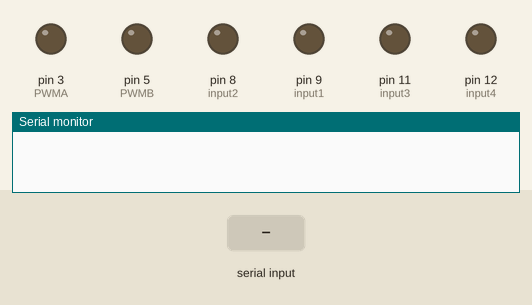
The sketch below on a simulated Arduino Uno, built with avr-gcc and run on an emulated ATmega328P. On the bench: output pins drawn as LEDs (lit = HIGH), the last lines printed to the serial monitor. The test bench sets the inputs (shaded band).

Above: at 1.2 s.
1.3 s: "1\n" received over the second serial link
At 2.3 s:
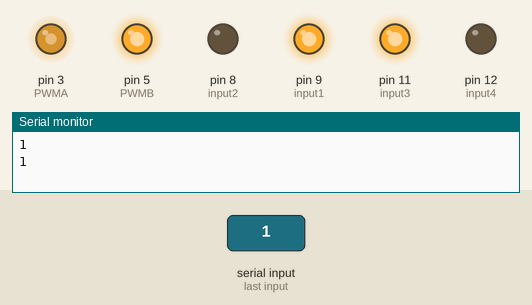
2.8 s: "3\n" received over the second serial link
At 3.4 s:
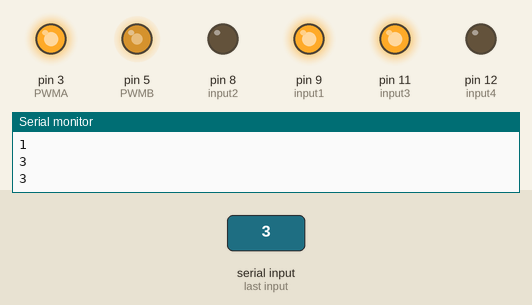
4.3 s: "2\n" received over the second serial link
At 5.5 s:
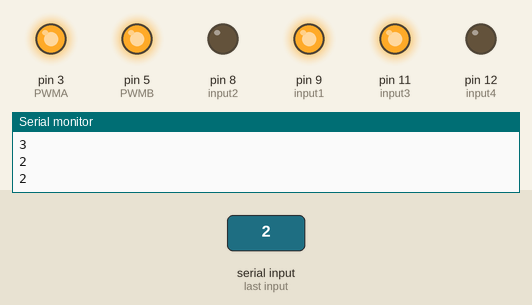
5.8 s: "4\n" received over the second serial link
At 6.9 s:
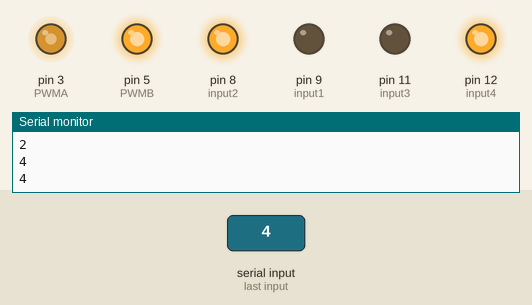
7.3 s: "5\n" received over the second serial link
At 8.0 s:
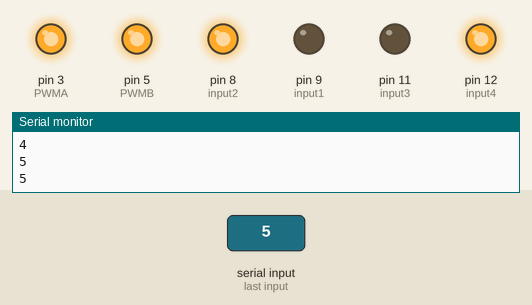
8.8 s: "90,45\n" received over the second serial link
At 9.2 s:
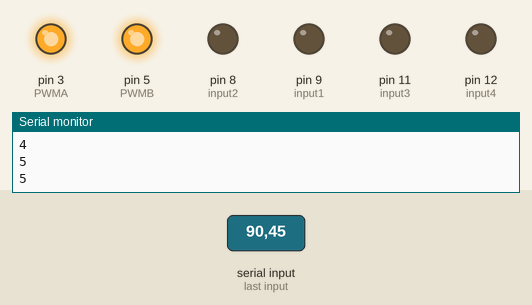
Timing chart, 0 to 11.3 s (numbered marks = the images above; inputs shaded):
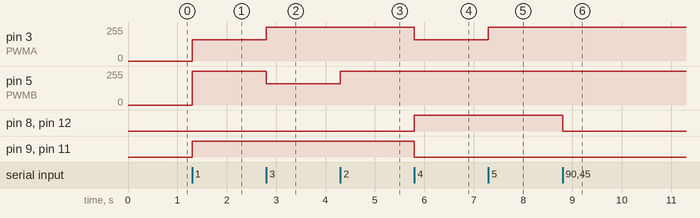

The sketch:

YAOKONG.ino
```cpp
#include <SoftwareSerial.h>
SoftwareSerial softSerial(0,1); //定义软串口,rx为10号端口,tx为11号端口
int x;
int input1 = 9;  //定义输出引脚
int input2 = 8; //定义输出引脚
int input3 = 11; //定义输出引脚
int input4 = 12; //定义输出引脚
int PWMA=3;//定义使能端引脚(下同）
int PWMB=5;

int STBY = 10;


void setup()
{
pinMode(input1,OUTPUT);//下列配置各引脚为输出模式
pinMode(input2,OUTPUT);
pinMode(input3,OUTPUT);
pinMode(input4,OUTPUT);
pinMode(PWMA,OUTPUT);
pinMode(PWMB,OUTPUT);
digitalWrite(STBY, HIGH);
  softSerial.begin(9600); //初始化虚拟串口
  Serial.begin(9600); //初始化硬串口

}
String A_String = "";//定义用来存数据的字符串

void left()
{
  analogWrite(PWMA,160);
  analogWrite(PWMB,255);

  digitalWrite(input1,HIGH);
  digitalWrite(input2,LOW);
  digitalWrite(input3,HIGH);
  digitalWrite(input4,LOW);
}

void right()
{
  analogWrite(PWMA,255);
  analogWrite(PWMB,160);

  digitalWrite(input1,HIGH);
  digitalWrite(input2,LOW);
  digitalWrite(input3,HIGH);
  digitalWrite(input4,LOW);
}


void stop1()
{

  digitalWrite(input1,LOW);
  digitalWrite(input2,LOW);
  digitalWrite(input3,LOW);
  digitalWrite(input4,LOW);
}


void stright()
{
  analogWrite(PWMA,255);
  analogWrite(PWMB,255);

  digitalWrite(input1,HIGH);
  digitalWrite(input2,LOW);
  digitalWrite(input3,HIGH);

  digitalWrite(input4,LOW);
}

void bright()
{
  analogWrite(PWMA,255);
  analogWrite(PWMB,160);

  digitalWrite(input1,LOW);
  digitalWrite(input2,HIGH);
  digitalWrite(input3,LOW);
  digitalWrite(input4,HIGH);
}

void bleft()
{
  analogWrite(PWMA,160);
  analogWrite(PWMB,255);

  digitalWrite(input1,LOW);
  digitalWrite(input2,HIGH);
  digitalWrite(input3,LOW);
  digitalWrite(input4,HIGH);
}

void bstright()
{
  analogWrite(PWMA,255);
  analogWrite(PWMB,255);

  digitalWrite(input1,LOW);
  digitalWrite(input2,HIGH);
  digitalWrite(input3,LOW);

  digitalWrite(input4,HIGH);
}


void nbleft()
{
    analogWrite(PWMA,160);
    analogWrite(PWMB,255);

    digitalWrite(input1,HIGH);
    digitalWrite(input2,LOW);
    digitalWrite(input3,HIGH);
    digitalWrite(input4,LOW);

    delay(1000);

    analogWrite(PWMA,255);
    analogWrite(PWMB,160);

    digitalWrite(input1,LOW);
    digitalWrite(input2,HIGH);
    digitalWrite(input3,LOW);
    digitalWrite(input4,HIGH);

    delay(1000);
}
void nbright()
{
    analogWrite(PWMA,255);
    analogWrite(PWMB,160);

    digitalWrite(input1,HIGH);
    digitalWrite(input2,LOW);
    digitalWrite(input3,HIGH);
    digitalWrite(input4,LOW);

    delay(1000);

    analogWrite(PWMA,160);
    analogWrite(PWMB,255);

    digitalWrite(input1,LOW);
    digitalWrite(input2,HIGH);
    digitalWrite(input3,LOW);
    digitalWrite(input4,HIGH);

    delay(1000);
}


void loop()
{


  if (softSerial.available() > 0) //判断软串口是否接收到openmv数据，然后读取，然后在串口监视器打印
  {
    if(softSerial.peek() != '\n')
    {
      A_String += (char)softSerial.read();//把串口读的单个字符逐加到字符串
    }
    else
    {
      softSerial.read();


       x=A_String.toInt();//把字符串转成int类型存放

       if(x==1)//坐标和阈值进行判断
       {
        Serial.println("1");//串口打印数字1
          Serial.println(x);//串口打印坐标
         left();//左转
       }
       else if(x==3)
       {
         Serial.println("3");//串口打印数字2
          Serial.println(x);//串口打印坐标
          right();//右转
       }
       else if(x==2)
       {
         Serial.println("2");//串口打印数字2
          Serial.println(x);//串口打印坐标
          stright();
       }
       else if(x==4)
       {
         Serial.println("4");//串口打印数字2
          Serial.println(x);//串口打印坐标
          bleft();
       }
       else if(x==5)
       {
         Serial.println("5");//串口打印数字2
          Serial.println(x);//串口打印坐标
          bstright();
       }
       else if(x==6)
       {
         Serial.println("6");//串口打印数字2
          Serial.println(x);//串口打印坐标
          bright();
       }
       else if(x==7)
       {
         Serial.println("7");//串口打印数字2
          Serial.println(x);//串口打印坐标
          nbleft();
       }
       else if(x==9)
       {
         Serial.println("9");//串口打印数字2
          Serial.println(x);//串口打印坐标
          nbright();
       }
       else
       {
        stop1();//停转
       }
       A_String = "";//重置字符串
    }
  }
}
```

Measured:
- after the input at 1.3 s, pin 3 (PWMA): 0/255 → 160/255 at once; pin 5 (PWMB): 0/255 → 255/255 at once; pin 9 (input1), pin 11 (input3): LOW → HIGH at once
- after the input at 2.8 s, pin 3 (PWMA): 160/255 → 255/255 at once; pin 5 (PWMB): 255/255 → 160/255 at once
- after the input at 4.3 s, pin 5 (PWMB): 160/255 → 255/255 at once
- after the input at 5.8 s, pin 3 (PWMA): 255/255 → 160/255 at once; pin 8 (input2), pin 12 (input4): LOW → HIGH at once; pin 9 (input1), pin 11 (input3): HIGH → LOW at once
- after the input at 7.3 s, pin 3 (PWMA): 160/255 → 255/255 at once
- after the input at 8.8 s, pin 8 (input2), pin 12 (input4): HIGH → LOW at once
